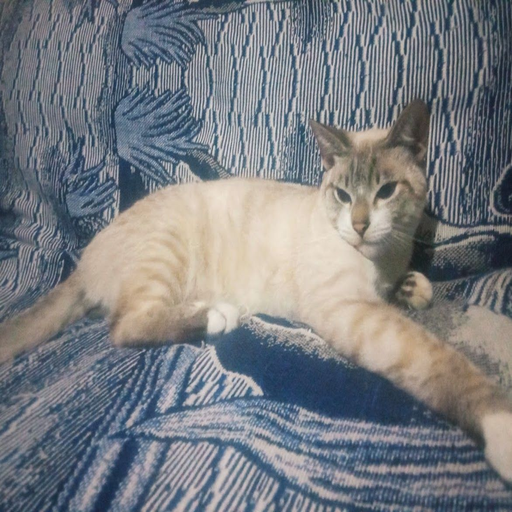
#> input picture lab2/input/cat_03.png, 512 x 512 px, found by its file name
$ python main.py
#> lines starting #> are read from the running program, lines starting #| are printed output that depends on the picture; long printed decimals are rounded
### lab2/src/image_opr.py
from PIL import Image
import numpy as np

def load_img(filename):
	return Image.open(filename)

def resize_sqr_img(image,size=100):
	return image.resize((size,size))

def resize_rect_img(image,max_dimension=100):
	width,height=image.size
	scale=max_dimension/max(width,height)
	new_width=int(round(width*scale))
	new_height=int(round(height*scale))
	return image.resize((new_width,new_height))

def greyscale(image):
	return image.convert("L")

def img_to_matrix(image):
	return np.asarray(image,dtype=float)

def matrix_to_img(matrix):
	matrix=np.real_if_close(matrix) #remove tiny imaginary numerical eroors
	matrix=np.real(matrix) #take only real part in the complex begore img conversion
	matrix=np.clip(matrix,0,255) #greyscale range
	matrix=matrix.astype(np.uint8)
	return Image.fromarray(matrix,mode="L")

def save_matrix_as_img(matrix,filename):
	image=matrix_to_img(matrix)
	image.save(filename)

def preprocess_square(filename,size=100):
	image=load_img(filename)
#> in load_img, returned value is the input picture: PIL image 512x512 RGB; mean R, G, B 121.4, 124.6, 129.4
	resized=resize_sqr_img(image,size)
	grayscaled=greyscale(resized)
#> in greyscale, `return image.convert("L")`:
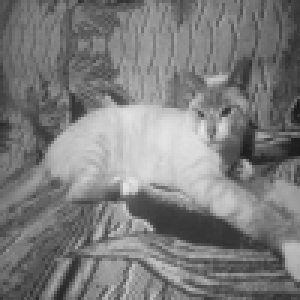
#> returned value: PIL image 100x100 L (shown 3 times larger); min 26, max 229, mean 124.2
	matrix=img_to_matrix(grayscaled)
	return matrix

def preprocess_rectangle(filename,max_dimension=100):
	image=load_img(filename)
	resized=resize_rect_img(image,max_dimension)
	grayscaled=greyscale(resized)
	matrix=img_to_matrix(grayscaled)
	return matrix

### lab2/src/evd_opr.py
import numpy as np

def compute_EVD(A):
    eigenvalues, Q=np.linalg.eig(A)
    return eigenvalues,Q

def sort_eigenvalues(eigenvalues, Q):
    n=len(eigenvalues)
    magnitudes=np.abs(eigenvalues)
    order=list(range(n))
    for i in range(n):
        largest=i
        for j in range(i+1,n):
            if magnitudes[order[j]]>magnitudes[order[largest]]:
                largest=j
        order[i],order[largest]=order[largest],order[i]
    order=np.array(order)
    eigenvalues_sorted=eigenvalues[order]
    Q_sorted=Q[:,order]
    return eigenvalues_sorted,Q_sorted

def find_conjugate_partner(eigenvalues, index, tolerance=1e-8):
    target=np.conjugate(eigenvalues[index])
    for j, value in enumerate(eigenvalues):
        if j==index:
            continue
        if np.isclose(value, target, atol=tolerance):
            return j
    return None

def select_components(eigenvalues, requested_k):
    selected=[]
    for i in range(len(eigenvalues)):
        if i in selected:
            continue
        if len(selected)>=requested_k:
            break
        selected.append(i)
        eigenvalue=eigenvalues[i]
        if abs(eigenvalue.imag)>1e-8:
            partner=find_conjugate_partner(eigenvalues,i)
            if partner is not None and partner not in selected:
                selected.append(partner)
    return selected

def reconstruct_EVD(eigenvalues, Q, selected):
    Q_inverse = np.linalg.inv(Q)
    n = len(eigenvalues)
    Lambda_k = np.zeros((n, n),dtype=complex)
    for index in selected:
        Lambda_k[index, index] = eigenvalues[index]
    #Complex reconstruction
    Ak_complex = Q @ Lambda_k @ Q_inverse
    imaginary_error=np.max(np.abs(Ak_complex.imag))
    if imaginary_error>1e-8:
        print(f"Warning: imaginary component="f"{imaginary_error:.4e}")
    Ak=Ak_complex.real
    return Ak

def reconstruct_EVD_reduced(eigenvalues,Q,selected):
    Q_inverse=np.linalg.inv(Q)
    Qk=Q[:,selected] #nxk
    Lambda_k=np.diag(eigenvalues[selected])#kxk
    Qk_inv=Q_inverse[selected,:] #kxn
    Ak_complex = Qk @ Lambda_k @ Qk_inv #k values nxn
    imaginary_error=np.max(np.abs(Ak_complex.imag))
    if imaginary_error>1e-8:
        print(f"Warning: imaginary components="f"{imaginary_error:.4e}")
    Ak=Ak_complex.real
    return Ak

def verify_EVD(A, eigenvalues, Q):
    Lambda=np.diag(eigenvalues)
    Q_inverse=np.linalg.inv(Q)
    reconstructed=(Q @ Lambda @ Q_inverse)
    error=np.linalg.norm(A-reconstructed.real)
    return error

### lab2/src/svd_opr.py
import numpy as np

def compute_SVD(A):
	U,S,Vt=np.linalg.svd(A,full_matrices=False)
	return U,S,Vt

def reconstruct_SVD(U,S,Vt,k):
	Uk=U[:,:k]
	Sk=S[:k]
	Vtk=Vt[:k,:]
	Sigma_k=np.diag(Sk)
	Ak=(Uk @ Sigma_k @ Vtk)
	return Ak

### lab2/src/matrix_opr.py
import numpy as np

def frobenious_norm(A):
	return np.sqrt(np.sum(np.abs(A)**2))

def reconstruction_error(A,Ak):
	return frobenious_norm(A-Ak)

def relative_error(A,Ak):
	return(frobenious_norm(A-Ak)/frobenious_norm(A))

def error_img(A,Ak):
	return np.abs(A-Ak) #element wise error img

def energy_captured(singular_values,k):
	total_energy=np.sum(singular_values**2)
	retained_energy=np.sum(singular_values[:k]**2)
	return retained_energy/total_energy

def find_k_for_energy(singular_values, target):
	cumulative=np.cumsum(singular_values**2)
	total=np.sum(singular_values**2)
	if total == 0:
		return 1
	fraction=cumulative/total
	indices=np.where(fraction>=target)[0]
	if len(indices) > 0:
		return int(indices[0] + 1)
	return len(singular_values)

def compression_ratio(m,n,k):
	og=m*n
	compressed=((m*k)+k+(n*k))
	return og/compressed

### main.py
import os
import numpy as np
import matplotlib.pyplot as plt

from src.image_opr import(preprocess_square,preprocess_rectangle,save_matrix_as_img)

from src.matrix_opr import(reconstruction_error,relative_error,error_img,energy_captured,find_k_for_energy,compression_ratio)

from src.svd_opr import(compute_SVD,reconstruct_SVD)

from src.evd_opr import(compute_EVD,sort_eigenvalues,select_components,reconstruct_EVD,reconstruct_EVD_reduced,verify_EVD)

#path

Square_img=r"input\cat_03.png"
Rectangle_img=r"input\cat_03_rect.png"
Output_dir="/output"
os.makedirs(Output_dir, exist_ok=True)

def print_separator(title):
	print()
	print("=" * 65)
	print(title)
	print("=" * 65)

#square image

print_separator("Square Image")
A=preprocess_square(Square_img,size=100)
m,n=A.shape
#> m = 100; n = 100
print("Square image matrix", A.shape)
#| Square image matrix (100, 100)
save_matrix_as_img(A,os.path.join(Output_dir,"square_org.png"))

#EVD

print_separator("EVD of Square Image")
eigenvalues,Q=compute_EVD(A)
eigenvalues,Q=sort_eigenvalues(eigenvalues,Q)
#> in sort_eigenvalues, `magnitudes=np.abs(eigenvalues)`: magnitudes = 100 values, max 12681.6 at index 0, min 4.57 at index 97, mean 246.3
print("\nfirst 10 eigenvalues:")
for value in eigenvalues[:10]:
	print(value)
#> this loop made 10 passes
#| (12681.556+0j)
#| (503.147+853.6477363121602j)
#| (503.147-853.6477363121602j)
#| (-507.641+0j)
#| (470.989+0j)
#| (352.605+0j)
#| (-314.351+122.17129811109594j)
#| (-314.351-122.17129811109594j)
#> (further printed lines are left out)
complete_EVD_error=verify_EVD(A,eigenvalues,Q)
#> in verify_EVD, `error=np.linalg.norm(A-reconstructed.real)`: error = 3.27e-10
#> complete_EVD_error = 3.27e-10
print("\n complete reconstruction error of EVD:", complete_EVD_error)
#|  complete reconstruction error of EVD: 3.266825983025555e-10

#SVD

print_separator("SVD of Square Image")
U,S,Vt=compute_SVD(A)
#> in compute_SVD, `U,S,Vt=np.linalg.svd(A,full_matrices=False)`:
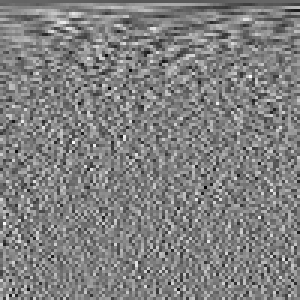
#> Vt: shape (100, 100) float64 (shown 3 times larger); min -0.376, max 0.368, mean -0.00106; drawn with min black and max white
#> in compute_SVD, `U,S,Vt=np.linalg.svd(A,full_matrices=False)`: S = 100 values, max 12760.6 at index 0, min 0.134 at index 99, mean 295.9
print("shape of U:",U.shape)
#| shape of U: (100, 100)
print("Number of singular values:",len(S))
#| Number of singular values: 100
print("shape of V transpose:",Vt.shape)
#| shape of V transpose: (100, 100)
print("\nfirst 10 singular values:")
print(S[:10])
#| [12760.555  1895.156   1148.761   898.726
#|    767.379   661.491   621.137   517.568
#|    493.613   452.283]

#automatic choice of k
k90=find_k_for_energy(S,0.90)
#> in find_k_for_energy, `cumulative=np.cumsum(singular_values**2)`: cumulative = 100 values from 162831767.6 to 172591760
#> in find_k_for_energy, `total=np.sum(singular_values**2)`: total = 172591760
#> in find_k_for_energy, `fraction=cumulative/total`: fraction = 100 values from 0.943 to 1
#> in find_k_for_energy, `indices=np.where(fraction>=target)[0]`: indices = 100 values from 0 to 99
#> k90 = 1
k95=find_k_for_energy(S,0.95)
#> k95 = 2
k99=find_k_for_energy(S,0.99)
#> k99 = 12
print_separator("Energy based component selection")
print("k with 90% energy:",k90)
#| k with 90% energy: 1
print("k with 95% energy:",k95)
#| k with 95% energy: 2
print("k with 99% energy:",k99)
#| k with 99% energy: 12
k_values=sorted(set([k90,k95,k99]))
#> k_values = [1, 2, 12]
#manually add higher k values to test sharper reconstructions
#square image k is capped at min(m,n) = 100
EXTRA_K_VALUES=[30,50,80]
k_values=sorted(set(k_values+EXTRA_K_VALUES))
#> k_values = [1, 2, 12, 30, 50, 80]

#SVD reconsstruction

print_separator("SVD reconstruction")
svd_error=[]
for k in k_values:
	Ak=reconstruct_SVD(U,S,Vt,k)
	error=reconstruction_error(A,Ak)
	relative=relative_error(A,Ak)
	energy=energy_captured(S,k)
	ratio=compression_ratio(m,n,k)
	print()
	print("k=",k)
	print(f"ENERGY RETAINED:" f"{energy*100:.2f}%")
	print(f"FROBENIOUS ERROR:" f"{error:.4f}")
	print(f"RELATIVE ERROR:" f"{relative*100:.2f}%")
	print(f"COMPRESSION RATIO:" f"{ratio:.2f}:1")
	save_matrix_as_img(Ak,os.path.join(Output_dir,f"square_svd_{k}.png"))
	E=error_img(A,Ak)
	save_matrix_as_img(E,os.path.join(Output_dir,f"square_svd_error_{k}.png"))
	svd_error.append(error)
#> this loop made 6 passes
#> (k, error, relative, retained_energy in energy_captured, energy, compressed in compression_ratio, ratio) on passes 3 to 6: (12, 1246.5, 0.0949, 171038021.7, 0.991, 2412, 4.15), (30, 616.5, 0.0469, 172211656.9, 0.998, 6030, 1.66), (50, 286.3, 0.0218, 172509798, 1, 10050, 0.995), (80, 58.6, 0.00446, 172588325.7, 1, 16080, 0.622)
#> (Sk in reconstruct_SVD, Sigma_k in reconstruct_SVD, error, relative, retained_energy in energy_captured, energy, compressed in compression_ratio, ratio) on passes 1 to 2: ([12760.6], [12760.6], 3124.1, 0.238, 162831767.6, 0.943, 201, 49.75), ([12760.6, 1895.2], [[12760.6, 0], [0, 1895.2]], 2483.6, 0.189, 166423385.1, 0.964, 402, 24.88)
#> (printed output is left out)
#> pass 1, in reconstruct_SVD, `Ak=(Uk @ Sigma_k @ Vtk)`:
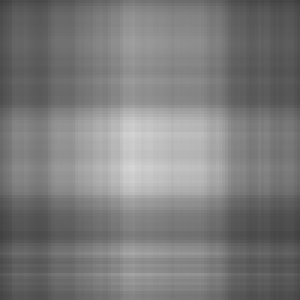
#> Ak: shape (100, 100) float64 (shown 3 times larger); min 63.64, max 213.1, mean 123.8
#> after the loop:
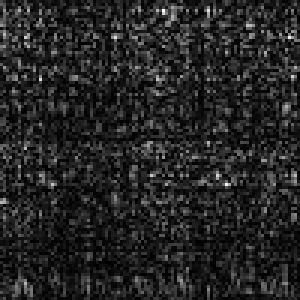
#> E: shape (100, 100) float64 (shown 3 times larger); min 3.05e-05, max 3.07, mean 0.45; drawn with min black and max white
#> after the loop, svd_error = [3124.1, 2483.6, 1246.5, 616.5, 286.3, 58.6]

#EVD reconstruction

print_separator("EVD reconstruction")
evd_error=[]
for k in k_values:
	selected=select_components(eigenvalues,k)
	Ak=reconstruct_EVD(eigenvalues,Q,selected)
	error=reconstruction_error(A,Ak)
	print()
	print("requested k=",k)
	print("retained:",len(selected))
	print(f"FROBENIOUS ERROR: " f"{error:.4f}")
	save_matrix_as_img(Ak, os.path.join(Output_dir,f"square_evd_{k}.png"))
	E=error_img(A,Ak)
	save_matrix_as_img(E,os.path.join(Output_dir,f"square_evd_error_{k}.png"))
	evd_error.append(error)
	Ak_reduced=reconstruct_EVD_reduced(eigenvalues,Q,selected)
	reduced_error=reconstruction_error(A,Ak_reduced)
	match_diff=np.max(np.abs(Ak-Ak_reduced))
	print(f"REDUCED-DIMENSION FROBENIOUS ERROR: "F"{reduced_error:.4F}")
	print(f"max difference vs full size reconstruction:" f"{match_diff:.2e}")
#> this loop made 6 passes
#> (k, error, reduced_error, match_diff) on passes 4 to 6: (30, 2219.4, 2219.4, 2.84e-14), (50, 1336.1, 1336.1, 5.68e-14), (80, 371, 371, 5.68e-14)
#> (selected, error, reduced_error, match_diff) on passes 1 to 2: ([0], 3126.8, 3126.8, 0), ([0, 1, 2], 2440.9, 2440.9, 5.68e-14)
#> (printed output is left out)
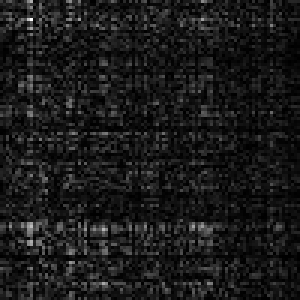
#> E: shape (100, 100) float64 (shown 3 times larger); min 0.000295, max 26.97, mean 2.8; drawn with min black and max white
#> after the loop, evd_error = [3126.8, 2440.9, 3013.6, 2219.4, 1336.1, 371]

#Singular value spectrum

print_separator("SINGULAR VALUE SPECTRUM")
plt.figure()
plt.plot(range(1, len(S) + 1),S)
plt.xlabel("Component k")
plt.ylabel("Singular value")
plt.title("Singular Value Spectrum - Square Image")
plt.grid()
plt.savefig(os.path.join(Output_dir,"square_singular_values.png"))
#> figure, not shown here; curve peaks at x = 1, y = 12760.6
plt.close()

#Energy curve

all_energy = []
for k in range(1,len(S) + 1):
	all_energy.append(energy_captured(S,k))
#> this loop made 100 passes
#> retained_energy in energy_captured on passes 1 to 12: 162831767.6, 166423385.1, 167743037.9, 168550745.9, 169139616.2, 169577185.9, 169962997.6, 170230873.9, 170474527.5, 170679087.6, 170861850.5, 171038021.7
#> after the loop, all_energy = 100 values from 0.943 to 1
plt.figure()
plt.plot(range(1, len(S) + 1),np.array(all_energy) * 100)
plt.xlabel("Number of retained components k")
plt.ylabel("Energy retained (%)")
plt.title("SVD Energy Curve - Square Image")
plt.grid()
plt.savefig(os.path.join(Output_dir,"square_energy_curve.png"))
#> figure, not shown here; curve peaks at x = 100, y = 100
plt.close()

#SVD error for all k

all_svd_errors = []
for k in range(1,min(m, n) + 1):
	Ak = reconstruct_SVD(U,S,Vt,k)
	error = reconstruction_error(A,Ak)
	all_svd_errors.append(error)
#> this loop made 100 passes
#> error on passes 9 to 20: 1455.1, 1383, 1315.3, 1246.5, 1190.5, 1135.7, 1085.3, 1040.2, 998.2, 958, 921.9, 888.2
#> (Sk in reconstruct_SVD, error) on passes 4 to 8: ([12760.6, 1895.2, 1148.8, 898.7], 2010.2), ([12760.6, 1895.2, 1148.8, 898.7, 767.4], 1858), ([12760.6, 1895.2, 1148.8, 898.7, 767.4, 661.5], 1736.3), ([12760.6, 1895.2, 1148.8, 898.7, 767.4, 661.5, 621.1], 1621.3), ([12760.6, 1895.2, 1148.8, 898.7, 767.4, 661.5, 621.1, 517.6], 1536.5)
#> after the loop, all_svd_errors = 100 values, max 3124.1 at index 0, min 2.47e-11 at index 99, mean 509.7
plt.figure()
plt.plot(range(1, len(all_svd_errors) + 1),all_svd_errors)
plt.xlabel("Number of retained components k")
plt.ylabel("Frobenious reconstruction error")
plt.title("SVD Reconstruction Error - Square Image")
plt.grid()
plt.savefig(os.path.join(Output_dir,"square_svd_error_curve.png"))
#> figure, not shown here; curve peaks at x = 1, y = 3124.1
plt.close()

# EVD ERROR FOR ALL k

all_evd_errors = []
actual_evd_k = []
for k in range(1,n + 1):
	selected = select_components(eigenvalues,k)
	Ak = reconstruct_EVD(eigenvalues,Q,selected)
	error = reconstruction_error(A,Ak)
	all_evd_errors.append(error)
	actual_evd_k.append(len(selected))
#> this loop made 100 passes
#> (imaginary_error in reconstruct_EVD, error) on passes 18 to 29: (7.77e-12, 3493.8), (7.77e-12, 3493.8), (7.64e-12, 3146.4), (7.64e-12, 3146.4), (8e-12, 3253.9), (8e-12, 3253.9), (7.85e-12, 2277.6), (7.69e-12, 2232.8), (7.69e-12, 2232.8), (7.7e-12, 2148.6), (7.7e-12, 2148.6), (7.86e-12, 2219.4)
#> (selected, imaginary_error in reconstruct_EVD, error) on passes 1 to 6: ([0], 6.36e-12, 3126.8), ([0, 1, 2], 6.85e-12, 2440.9), ([0, 1, 2], 6.85e-12, 2440.9), ([0, 1, 2, 3], 7.28e-12, 2444.8), ([0, 1, 2, 3, 4], 7.31e-12, 2642.3), ([0, 1, 2, 3, 4, 5], 7.4e-12, 2340.6)
#> after the loop, actual_evd_k = 100 values from 1 to 100; all_evd_errors = 100 values, max 3631.3 at index 13, min 3.27e-10 at index 98, mean 1566.9
plt.figure()
plt.plot(actual_evd_k,all_evd_errors)
plt.xlabel("Number of retained eigen-components")
plt.ylabel("Frobenious reconstruction error")
plt.title("EVD Reconstruction Error - Square Image")
plt.grid()
plt.savefig(os.path.join(Output_dir,"square_evd_error_curve.png"))
plt.close()

# EVD VS SVD

plt.figure()
plt.plot(range(1, len(all_svd_errors) + 1),all_svd_errors,label="SVD")
plt.plot(actual_evd_k,all_evd_errors,label="EVD")
plt.xlabel("Number of retained components")
plt.ylabel("Frobenious reconstruction error")
plt.title("EVD vs SVD - Square Image")
plt.legend()
plt.grid()
plt.savefig(os.path.join(Output_dir,"square_evd_vs_svd.png"))
#> figure, not shown here; curve peaks at x = 1, y = 3124.1
plt.close()

#Rectangle image

print_separator("RECTANGULAR IMAGE")
R = preprocess_rectangle(Rectangle_img,max_dimension=100)
#> call 2 of load_img, with filename = 'input\\cat_03_rect.png'
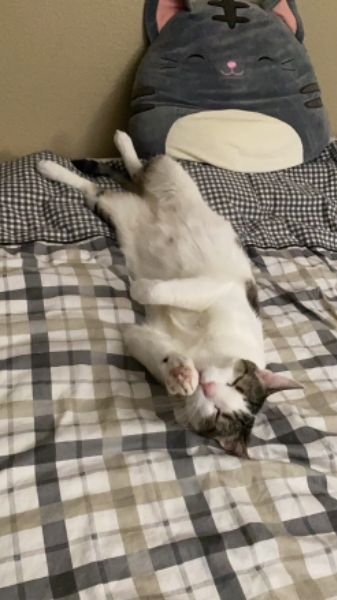
#> input picture lab2/input/cat_03_rect.png, 337 x 600 px, found by its file name
#> in load_img, returned value is the input picture: PIL image 337x600 RGB; mean R, G, B 138.3, 129, 115
mr, nr = R.shape
#> mr = 100; nr = 56
print("Rectangular image matrix:",R.shape)
#| Rectangular image matrix: (100, 56)
save_matrix_as_img(R,os.path.join(Output_dir,"rectangle_original.png"))

#SVD for rectangle image

print_separator("SVD OF RECTANGULAR IMAGE")
Ur,Sr,Vtr = compute_SVD(R)
#> Sr = 56 values, max 9948.7 at index 0, min 13.41 at index 55, mean 440.2
print("U shape:",Ur.shape)
#| U shape: (100, 56)
print("Number of singular values:",len(Sr))
#| Number of singular values: 56
print("V^T shape:",Vtr.shape)
#| V^T shape: (56, 56)

#energy value of rectangle image

rk90 = find_k_for_energy(Sr,0.90)
#> rk90 = 1
rk95 = find_k_for_energy(Sr,0.95)
#> rk95 = 4
rk99 = find_k_for_energy(Sr,0.99)
#> rk99 = 13
print("\n90% energy k =",rk90)
#| 90% energy k = 1
print("95% energy k =",rk95)
#| 95% energy k = 4
print("99% energy k =",rk99)
#| 99% energy k = 13
RECT_K_VALUES = sorted(set([rk90,rk95,rk99]))
#> RECT_K_VALUES = [1, 4, 13]
#manually add higher k values to test sharper reconstructions
#rectangle image k is capped at min(mr,nr) = 56
EXTRA_RECT_K_VALUES=[20,35,36]
RECT_K_VALUES = sorted(set(RECT_K_VALUES+EXTRA_RECT_K_VALUES))
#> RECT_K_VALUES = [1, 4, 13, 20, 35, 36]

#Rectangle image reconstruction

for k in RECT_K_VALUES:
	Rk = reconstruct_SVD(Ur,Sr,Vtr,k)
	error = reconstruction_error(R,Rk)
	energy = energy_captured(Sr,k)
	ratio = compression_ratio(mr,nr,k)
	print()
	print("Rectangle k =",k)
	print(f"Energy retained: " f"{energy * 100:.2f}%")
	print(f"Frobenious error: " f"{error:.4f}")
	print(f"Compression ratio: " f"{ratio:.2f}:1")
	save_matrix_as_img(Rk,os.path.join(Output_dir,f"rectangle_svd_k{k}.png"))
	E = error_img(R,Rk)
	save_matrix_as_img(E,os.path.join(Output_dir,f"rectangle_svd_error_k{k}.png"))
#> this loop made 6 passes
#> (k, error, retained_energy in energy_captured, energy, compressed in compression_ratio, ratio) on passes 3 to 6: (13, 1025.3, 108373115.4, 0.99, 2041, 2.74), (20, 620.7, 109039015.4, 0.996, 3140, 1.78), (35, 217.6, 109376942.6, 1, 5495, 1.02), (36, 203.3, 109382978.5, 1, 5652, 0.991)
#> (Sk in reconstruct_SVD, Sigma_k in reconstruct_SVD, error, retained_energy in energy_captured, energy, compressed in compression_ratio, ratio) on pass 1: ([9948.7], [9948.7], 3232.4, 98975678.1, 0.905, 157, 35.67)
#> (printed output is left out)
#> E: shape (100, 56) float64

#Rectangle singular value  spectrum

plt.figure()
plt.plot(range(1, len(Sr) + 1),Sr)
plt.xlabel("Component k")
plt.ylabel("Singular value")
plt.title("Singular Value Spectrum - Rectangular Image")
plt.grid()
plt.savefig(os.path.join(Output_dir,"rectangle_singular_values.png"))
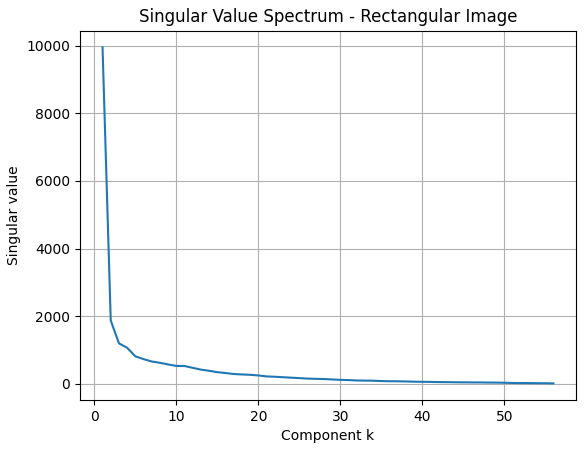
#> figure drawn by matplotlib, 1 panel; curve peaks at x = 1, y = 9948.7
plt.close()

print_separator("Finished")
print("All results have been saved in:")
print(Output_dir)
#| /output
